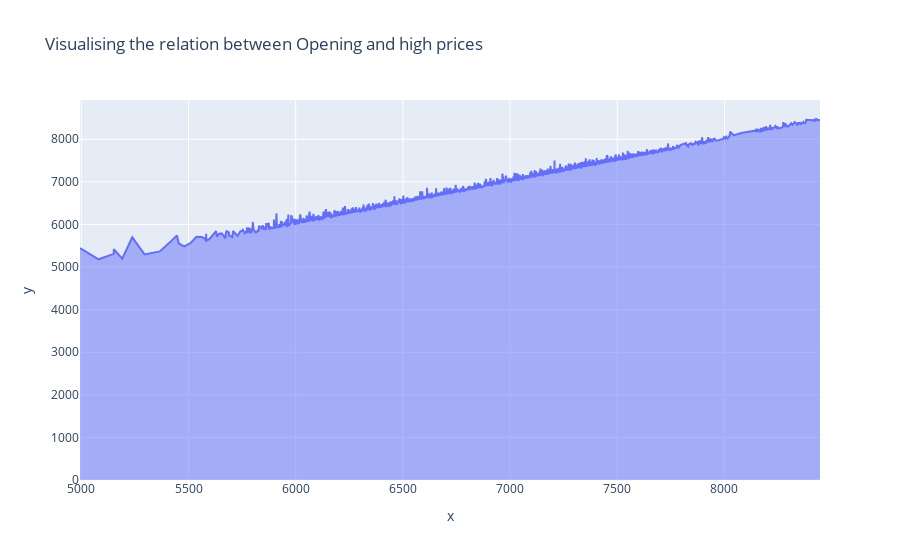

The code cell stored with this chart in its notebook:
### Code cell
fig = px.area(x = data['Open'], y = data['High'], title='Visualising the relation between Opening and high prices')
fig.show()

### Figure 1 — Plotly figure (JSON) as saved in the notebook; plotly's stock layout.template omitted (floating-point values rounded to 4 significant figures; data arrays with more than 128 entries replaced by an {"elided": "..."} marker saying what was removed)
{"data": [{"fillpattern": {"shape": ""}, "hovertemplate": "x=%{x}<br>y=%{y}<extra></extra>", "legendgroup": "", "line": {"color": "#636efa"}, "marker": {"symbol": "circle"}, "mode": "lines", "name": "", "orientation": "v", "showlegend": false, "stackgroup": "1", "type": "scatter", "x": {"elided": "2949 float values"}, "xaxis": "x", "y": {"elided": "2949 float values"}, "yaxis": "y"}], "layout": {"legend": {"tracegroupgap": 0}, "title": {"text": "Visualising the relation between Opening and high prices"}, "xaxis": {"anchor": "y", "domain": [0, 1], "title": {"text": "x"}}, "yaxis": {"anchor": "x", "domain": [0, 1], "title": {"text": "y"}}}}
